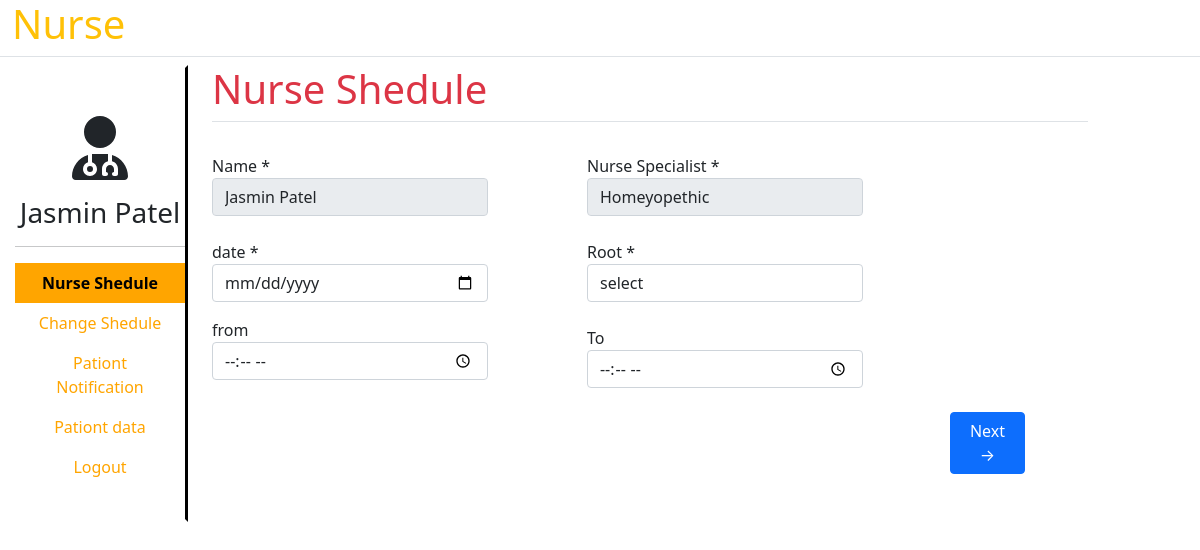
/detail/ (signed in), run on the app's committed database.
### demo/models.py (models this page shows, shortened)
class Addnurse(models.Model):
    Nurse_name = models.CharField(default='', max_length=50)
    Nurse_specialist = models.CharField(default='', choices=spacialist, max_length=20)
    Nurse_email = models.EmailField(default='', max_length=100)
    Nurse_number = models.PositiveBigIntegerField(default='+91')
    Nurse_expirence = models.CharField(default='', max_length=25)
    Nurse_fees = models.CharField(default='', max_length=20)
    Nurse_password = models.CharField(default='', max_length=12)

### demo/views.py (the view, shortened to what this page needs)
# urls.py: path('detail/', views.nursedetail, name='detail'),
def nursedetail(request):
    data = Addnurse.objects.get(Nurse_email=request.session.get('nurselogin'))
    return render(request, 'nurse/detail.html',{'active1':'active', 'data':data})

### demo/templates/nurse/detail.html (shortened to what this page needs)
{% load static %}
<!DOCTYPE html>
<html lang="en">
<head>
    <link rel="stylesheet" href="{% static 'core/css/all.min.css' %}">
    <link rel="stylesheet" href="{% static 'css/bootstrap.min.css' %}">
    <link rel="stylesheet" href="{% static 'css/base.css' %}">
</head>
<body>
    <div class="container-fluid">
        <div class="row">
            <h1 class='text-warning border-bottom pb-2'>Nurse</h1>
            <div class="col-sm-2">
                <div class="border-right h-100 bo1">
                    <div class='text-center mt-5'>
                        <i class="fas fa-user-md fa-4x"></i>
                        <h3 class='mt-3 st-font'>{{data.Nurse_name}}</h3>
                    </div>
                    <hr>
                    <nav class="nav flex-column text-center">
                        <a href="{% url 'detail' %}" class="nav-link {{active1}}">Nurse Shedule</a>
                        <a href="{% url 'changeShedule' %}" class="nav-link">Change Shedule</a>
                        <a href="{% url 'alert' %}" class="nav-link">Pationt Notification</a>
                        <a href="{% url 'chackShedule' %}" class="nav-link">Pationt data</a>
                        <a href="{% url 'logout' %}" class="nav-link">Logout</a>
                    </nav>
                </div>
            </div>
            <div class="col-sm-9 mb-5">
            <h1 class='text-danger border-bottom pb-2'>Nurse Shedule</h1>
                <form method='post'>
                    <div class="row">
                        <div class="form-group col-md-4 mt-4">
                            <label for="Inputname"> Name *</label>
                            <input type="text" name='Name' class='form-control' id='Inputname' value='{{data.Nurse_name}}' readonly>
                        </div>
                        <div class="form-group  offset-1 col-md-4 mt-4">
                            <label for="inputExp"> Nurse Specialist *</label>
                            <select name="Specialist" id="inputspc" class='form-control' readonly>
                                <option value="select">{{data.Nurse_specialist}}</option>
                            </select>
                        </div>
                        <div class="form-group col-md-4 mt-4">
                            <label for="Inputname"> date *</label>
                            <input type="date" name='Date' class='form-control' id='Inputname' required>
                        </div>
                        <br>
                        <div class="form-group offset-1 col-md-4 mt-4">
                            <label for="inputExp"> Root *</label>
                            <select name="Root" id="root" class='form-control' required>
                                <option value="select">select</option>
                            </select>
                        </div>
                        <div class="form-group col-md-4 mt-3">
                            <label for="inputEmail">from</label>
                            <input type="time" name='Start_time' class='form-control inputs time' id='inputEmail' pattern="^([0-1]?[0-9]|2[0-4]):([0-5][0-9])(:[0-5][0-9])?$" required>
                        </div>
                        <div class="form-group offset-1 col-md-4 mt-4">
                            <label for="inputNumber">To</label>
                            <input type="time" name='End_time' class='form-control' id='inputNumber' required>
                        </div>
                    </div>
                    <div class="row">
                        <button class='offset-10 col-sm-1 btn btn-primary text-right mt-4' type='submit'>Next &rarr; </button>
                    </div>
                </form>
            </div>
        </div>
    </div>
</body>
</html>

### demo/static/css/base.css (style rules this page uses)
html,body { height: 100%; }
.container-fluid { min-height: 100%; }
.bo1 { border-style: solid; border-right-color: black; border-left-color: white; border-top-color: white; border-bottom-color: white; }
a.nav-link { color: orange; }
a.nav-link.active { color: black; background-color: orange; font-weight: bold }

### data on the page
Addnurse: Nurse_name "Jasmin Patel", Name "Jasmin Patel", Specialist "Homeyopethic"
